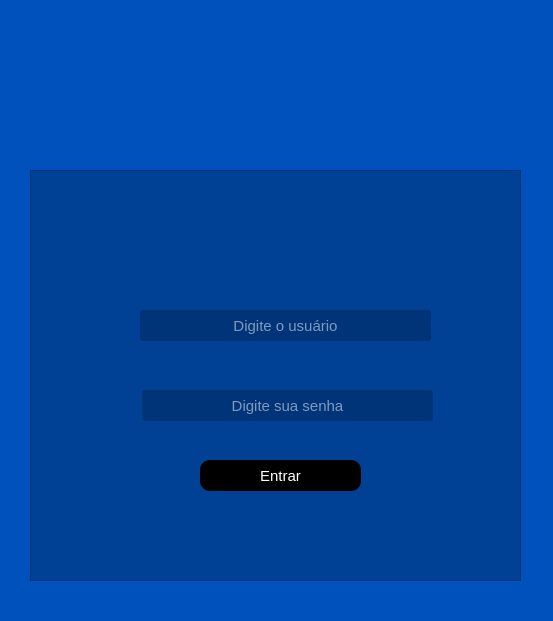
<?xml version="1.0" encoding="UTF-8"?>
<ui version="4.0">
 <class>Login</class>
 <widget class="QWidget" name="Login">
  <property name="geometry">
   <rect>
    <x>0</x>
    <y>0</y>
    <width>553</width>
    <height>621</height>
   </rect>
  </property>
  <property name="windowTitle">
   <string>Form</string>
  </property>
  <property name="styleSheet">
   <string notr="true">background-color: rgb(0, 81, 188);</string>
  </property>
  <widget class="QFrame" name="frame">
   <property name="geometry">
    <rect>
     <x>30</x>
     <y>170</y>
     <width>491</width>
     <height>411</height>
    </rect>
   </property>
   <property name="styleSheet">
    <string notr="true">background-color: rgba(0, 0, 0,0.2);</string>
   </property>
   <property name="frameShape">
    <enum>QFrame::StyledPanel</enum>
   </property>
   <property name="frameShadow">
    <enum>QFrame::Raised</enum>
   </property>
   <widget class="QLineEdit" name="txt_login">
    <property name="geometry">
     <rect>
      <x>110</x>
      <y>140</y>
      <width>291</width>
      <height>31</height>
     </rect>
    </property>
    <property name="font">
     <font>
      <family>Segoe UI</family>
      <pointsize>11</pointsize>
     </font>
    </property>
    <property name="styleSheet">
     <string notr="true">color: rgb(255, 255, 255);</string>
    </property>
    <property name="alignment">
     <set>Qt::AlignCenter</set>
    </property>
    <property name="placeholderText">
     <string>Digite o usuário</string>
    </property>
   </widget>
   <widget class="QLineEdit" name="txt_password">
    <property name="geometry">
     <rect>
      <x>112</x>
      <y>220</y>
      <width>291</width>
      <height>31</height>
     </rect>
    </property>
    <property name="font">
     <font>
      <family>Segoe UI</family>
      <pointsize>11</pointsize>
     </font>
    </property>
    <property name="styleSheet">
     <string notr="true">color: rgb(255, 255, 255);</string>
    </property>
    <property name="echoMode">
     <enum>QLineEdit::Password</enum>
    </property>
    <property name="alignment">
     <set>Qt::AlignCenter</set>
    </property>
    <property name="placeholderText">
     <string>Digite sua senha</string>
    </property>
   </widget>
   <widget class="QPushButton" name="btn_entrar">
    <property name="geometry">
     <rect>
      <x>170</x>
      <y>290</y>
      <width>161</width>
      <height>31</height>
     </rect>
    </property>
    <property name="font">
     <font>
      <family>Segoe UI</family>
      <pointsize>11</pointsize>
     </font>
    </property>
    <property name="cursor">
     <cursorShape>PointingHandCursor</cursorShape>
    </property>
    <property name="styleSheet">
     <string notr="true">QPushButton{
	
	background-color: rgb(0, 0, 0);
	color: rgb(255, 255, 255);
	border-radius: 10px;
}

QPushButton:hover{
	
	
	background-color: rgb(255, 255, 255);
	color: rgb(0, 0, 0);
}</string>
    </property>
    <property name="text">
     <string>Entrar</string>
    </property>
   </widget>
  </widget>
  <widget class="QLabel" name="label">
   <property name="geometry">
    <rect>
     <x>180</x>
     <y>30</y>
     <width>201</width>
     <height>191</height>
    </rect>
   </property>
   <property name="text">
    <string/>
   </property>
   <property name="pixmap">
    <pixmap>585e4bcdcb11b227491c3396.png</pixmap>
   </property>
   <property name="scaledContents">
    <bool>true</bool>
   </property>
  </widget>
  <zorder>label</zorder>
  <zorder>frame</zorder>
 </widget>
 <resources/>
 <connections/>
</ui>
